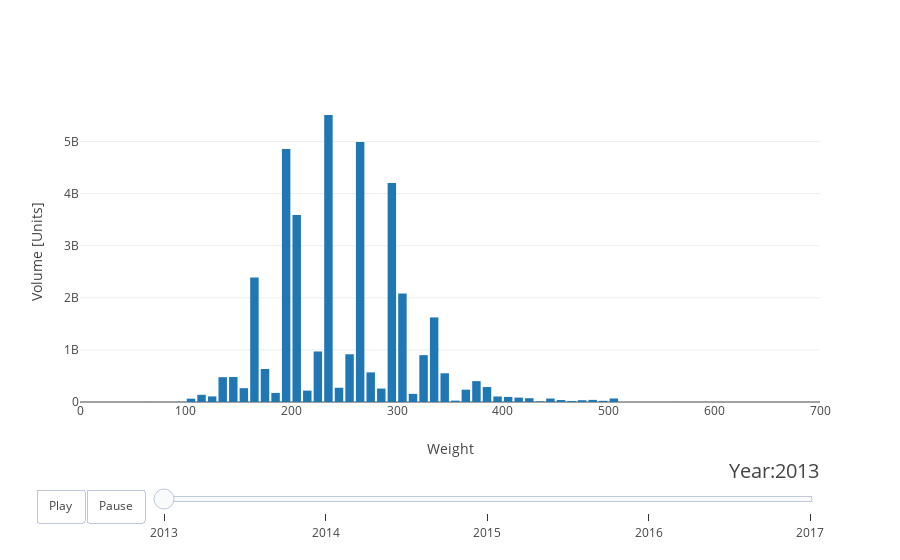

Notebook source saved alongside this figure:
### Markdown cell above
#### Sales Volume in COP

### Code cell
# Plot COP volume
plot_volumes("cop_volume")

### Figure 1 — Plotly figure (JSON) as saved in the notebook; plotly's stock layout.template omitted (floating-point values rounded to 4 significant figures)
{"data": [{"type": "bar", "x": [65, 75, 85, 95, 105, 115, 125, 135, 145, 155, 165, 175, 185, 195, 205, 215, 225, 235, 245, 255, 265, 275, 285, 295, 305, 315, 325, 335, 345, 355, 365, 375, 385, 395, 405, 415, 425, 435, 445, 455, 465, 475, 485, 495, 505, 565], "y": [1599000, 210600, 306000, 3838503, 63956617, 138442715, 107293993, 476979039, 480639683, 265018824, 2387348746, 633419846, 174398498, 4855257501, 3587374584, 218629144, 969885714, 5506333801, 273147067, 915579319, 4987884408, 568455300, 257756721, 4204275560, 2081942885, 155592095, 899026055, 1622996015, 550981793, 26363961, 236497239, 400349974, 287220742, 105717225, 97566682, 84775355, 73155636, 10626721, 66477346, 37809162, 20147516, 34051536, 40623968, 22664160, 67243770, 1556320]}], "layout": {"hovermode": "closest", "sliders": [{"active": 0, "currentvalue": {"font": {"size": 20}, "prefix": "Year:", "visible": true, "xanchor": "right"}, "len": 0.9, "pad": {"b": 10, "t": 50}, "steps": [{"args": [["2013"], {"frame": {"duration": 500, "redraw": true}, "mode": "immediate", "transition": {"duration": 500}}], "label": "2013", "method": "animate"}, {"args": [["2014"], {"frame": {"duration": 500, "redraw": true}, "mode": "immediate", "transition": {"duration": 500}}], "label": "2014", "method": "animate"}, {"args": [["2015"], {"frame": {"duration": 500, "redraw": true}, "mode": "immediate", "transition": {"duration": 500}}], "label": "2015", "method": "animate"}, {"args": [["2016"], {"frame": {"duration": 500, "redraw": true}, "mode": "immediate", "transition": {"duration": 500}}], "label": "2016", "method": "animate"}, {"args": [["2017"], {"frame": {"duration": 500, "redraw": true}, "mode": "immediate", "transition": {"duration": 500}}], "label": "2017", "method": "animate"}], "transition": {"duration": 300, "easing": "cubic-in-out"}, "x": 0.1, "xanchor": "left", "y": 0, "yanchor": "top"}], "updatemenus": [{"buttons": [{"args": [null, {"frame": {"duration": 5000, "redraw": true}, "fromcurrent": true, "transition": {"duration": 300, "easing": "quadratic-in-out"}}], "label": "Play", "method": "animate"}, {"args": [[null], {"frame": {"duration": 0, "redraw": true}, "mode": "immediate", "transition": {"duration": 0}}], "label": "Pause", "method": "animate"}], "direction": "left", "pad": {"r": 10, "t": 87}, "showactive": false, "type": "buttons", "x": 0.1, "xanchor": "right", "y": 0, "yanchor": "top"}], "xaxis": {"range": [0, 700], "title": "Weight"}, "yaxis": {"title": "Volume [Units]"}}}
